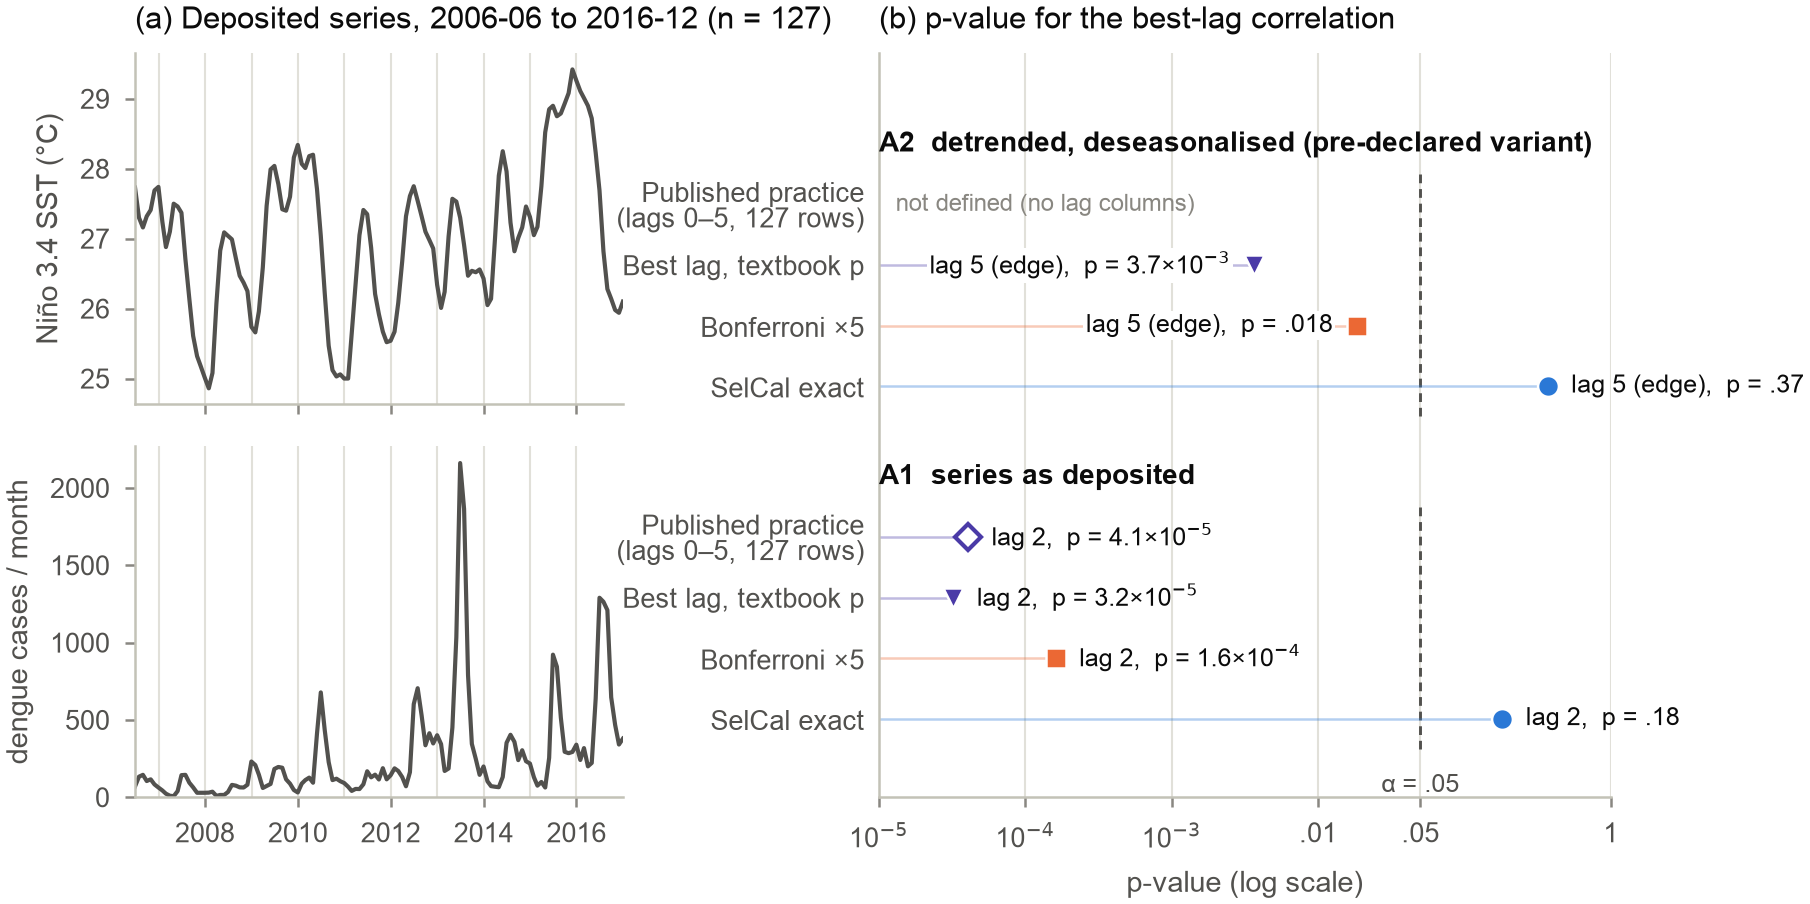

Source code (Python):
"""Fig. 5: real-case re-analysis (Kerala dengue vs Nino 3.4 SST, Yacob et al. 2026).

(a) the two deposited series over the paper's window 2006-06..2016-12 (two panels,
    one y-scale each; no dual axis);
(b) p-value of the same lag-scan claim under four procedures, raw series (A1) and
    deseasonalised series (A2), read from results.json.
Run: <python> docs/manuscript/figures/fig5_real_case.py
"""
import csv
import json
from datetime import date

import matplotlib.dates as mdates
import matplotlib.pyplot as plt

import _style as S

CASE = S.REPO / "docs" / "status" / "evidence" / "real_case_20260922"
RESULTS_JSON = CASE / "results.json"
DATA_CSV = CASE / "data" / "Climate_dengue_data_Kerala_paper.csv"
DATA_SHA = "91fac1a7f6c7b893c2065726f4b26aeb9301dd8aec7a6bbd8bcb68780074289b"

# Uncorrected textbook Pearson p (published practice and best lag) share one hue
# (dataviz slot 7, violet) and differ by marker; Bonferroni and SelCal keep the
# colours of Figs. 2-4. Palette violet/orange/blue checked with validate_palette.js
# (light, all pairs: worst CVD dE 13.0, normal-vision dE 16.3, all >= 3:1).
VIOLET = "#4a3aa7"
PROCS = [
    ("A0", dict(color=VIOLET, marker="D", filled=False,
                label="Published practice: best lag, textbook p (lags 0–5, 127 rows)")),
    ("TB", dict(color=VIOLET, marker="v", filled=True,
                label="Best lag, textbook p (lags 1–5, 122 pairs)")),
    ("BF", dict(color=S.METHODS["C2"]["color"], marker=S.METHODS["C2"]["marker"], filled=True,
                label="Bonferroni ×5 (best lag)")),
    ("SC", dict(color=S.METHODS["C0"]["color"], marker=S.METHODS["C0"]["marker"], filled=True,
                label="SelCal exact circular enumeration (B = 126)")),
]


def load_series():
    if S.sha256(DATA_CSV) != DATA_SHA:
        raise ValueError("deposit checksum mismatch")
    rows = [r for r in csv.DictReader(DATA_CSV.open()) if "2006-06-30" <= r["index"] <= "2016-12-31"]
    if len(rows) != 127:
        raise ValueError("unexpected window length")
    t = [date.fromisoformat(r["index"]) for r in rows]
    return t, [float(r["nino0"]) for r in rows], [float(r["dengue"]) for r in rows]


def points(res):
    out = {}
    a0 = res["A0_published_practice"]["best"]
    out[("A1", "A0")] = (a0["p_two_sided"], a0["lag"])
    for grp, k in (("A1", "A1_raw"), ("A2", "A2_deseasonalised")):
        c, s = res[k]["comparators"], res[k]["selcal"]
        lag = c["best_lag_textbook"]["lag"]
        out[(grp, "TB")] = (c["best_lag_textbook"]["p_two_sided"], lag)
        out[(grp, "BF")] = (c["bonferroni_p"], lag)
        out[(grp, "SC")] = (s["p_value"], s["selected_lag"])
    return out


def fmt_p(p):
    if p >= 0.01:
        return f"{p:.3f}".lstrip("0") if p < 0.1 else f"{p:.2f}".lstrip("0")
    m, e = f"{p:.1e}".split("e")
    return f"{m}×10$^{{{int(e)}}}$"


def panel_series(ax_x, ax_y, t, x, y):
    for ax, v, lab in ((ax_x, x, "Niño 3.4 SST (°C)"), (ax_y, y, "dengue cases / month")):
        ax.plot(t, v, color=S.INK2, lw=1.0, solid_joinstyle="round")
        ax.set_ylabel(lab)
        ax.grid(axis="y")
        ax.set_xlim(t[0], t[-1])
    for yr in range(2007, 2017):
        for ax in (ax_x, ax_y):
            ax.axvline(date(yr, 1, 1), color=S.GRID, lw=0.5, zorder=0)
    ax_x.tick_params(axis="x", labelbottom=False)
    ax_y.xaxis.set_major_locator(mdates.YearLocator(2))
    ax_y.xaxis.set_major_formatter(mdates.DateFormatter("%Y"))
    ax_y.set_ylim(bottom=0)
    ax_x.set_title("(a) Deposited series, 2006-06 to 2016-12 (n = 127)", loc="left")


# protocol.md designates A1 as the primary SelCal run and A2 as the pre-declared
# assumption-respecting variant; the group title follows the frozen protocol.
A2_TITLE = "A2  detrended, deseasonalised (pre-declared variant)"
MAX_LAG = 5  # SelCal and comparator lag set 1..5; lag 5 is its upper edge

SHORT = {"A0": "Published practice\n(lags 0–5, 127 rows)", "TB": "Best lag, textbook p",
         "BF": "Bonferroni ×5", "SC": "SelCal exact"}


def panel_p(ax, pts):
    """Horizontal dot plot: one row per procedure, grouped by series; direct labels."""
    groups = [("A2", A2_TITLE), ("A1", "A1  series as deposited")]
    xmin, xmax = 1e-5, 1.0
    ax.set_xscale("log")
    rows, heads, y = [], [], 0.0
    for g, head in groups:
        heads.append((y, head))
        y += 1.0
        for code, spec in PROCS:
            rows.append((y, g, code, spec))
            y += 1.0
        y += 0.5
    # alpha reference drawn per group, across the data rows only, so headers stay clear
    for yy, _ in heads:
        ax.plot([S.ALPHA, S.ALPHA], [yy + 0.5, yy + len(PROCS) + 0.5], color=S.INK2, lw=0.7,
                ls=(0, (3, 2)), zorder=1)
    ax.text(S.ALPHA, y - 0.2, "α = .05", ha="center", va="bottom", fontsize=6, color=S.INK2)
    for yy, head in heads:
        ax.text(xmin, yy, head, ha="left", va="center", fontsize=6.8, color=S.INK, weight="bold")
    for yy, g, code, spec in rows:
        if (g, code) not in pts:
            ax.text(xmin * 1.3, yy, "not defined (no lag columns)",
                    ha="left", va="center", fontsize=5.8, color=S.MUTED)
            continue
        p, lag = pts[(g, code)]
        ax.plot([xmin, p], [yy, yy], color=spec["color"], lw=0.6, alpha=0.35, zorder=1,
                solid_capstyle="butt")
        ax.plot([p], [yy], marker=spec["marker"], ms=5 if spec["marker"] != "D" else 4.3,
                mfc=spec["color"] if spec["filled"] else "white",
                mec="white" if spec["filled"] else spec["color"],
                mew=0.6 if spec["filled"] else 1.0, ls="none", zorder=3)
        edge = " (edge)" if lag == MAX_LAG else ""
        txt = f"lag {lag}{edge},  p = {fmt_p(p)}"
        if 1e-3 < p <= S.ALPHA:  # left of the marker, over its own stem, clear of the alpha line
            ax.text(p / 1.45, yy, txt, ha="right", va="center", fontsize=6, color=S.INK, zorder=4,
                    bbox=dict(boxstyle="square,pad=0.1", fc="white", ec="none"))
        else:  # right of the marker; above alpha this runs past p = 1 into the right margin
            ax.text(p * 1.45, yy, txt, ha="left", va="center", fontsize=6, color=S.INK, zorder=4,
                    clip_on=False)
    ax.set_yticks([r[0] for r in rows])
    ax.set_yticklabels([SHORT[r[2]] for r in rows], linespacing=1.0)
    ax.tick_params(axis="y", length=0)
    ax.set_ylim(y - 0.2, -1.5)
    ax.set_xlim(xmin, xmax)
    ax.set_xticks([1e-5, 1e-4, 1e-3, 1e-2, 0.05, 1.0])
    ax.set_xticklabels(["10$^{-5}$", "10$^{-4}$", "10$^{-3}$", ".01", ".05", "1"])
    ax.minorticks_off()
    ax.grid(False)
    ax.grid(axis="x")
    ax.set_xlabel("p-value (log scale)")
    ax.set_title("(b) p-value for the best-lag correlation", loc="left")


def main():
    S.setup()
    res = json.loads(RESULTS_JSON.read_text())
    t, x, y = load_series()
    fig = plt.figure(figsize=(S.DOUBLE_W, 8.2 * S.CM))
    gs = fig.add_gridspec(2, 2, width_ratios=[0.8, 1.2], wspace=0.42, hspace=0.12,
                          right=0.84)
    ax_x = fig.add_subplot(gs[0, 0])
    ax_y = fig.add_subplot(gs[1, 0], sharex=ax_x)
    panel_series(ax_x, ax_y, t, x, y)
    ax_p = fig.add_subplot(gs[:, 1])
    panel_p(ax_p, points(res))
    S.save(fig, "fig5_real_case")


if __name__ == "__main__":
    main()
